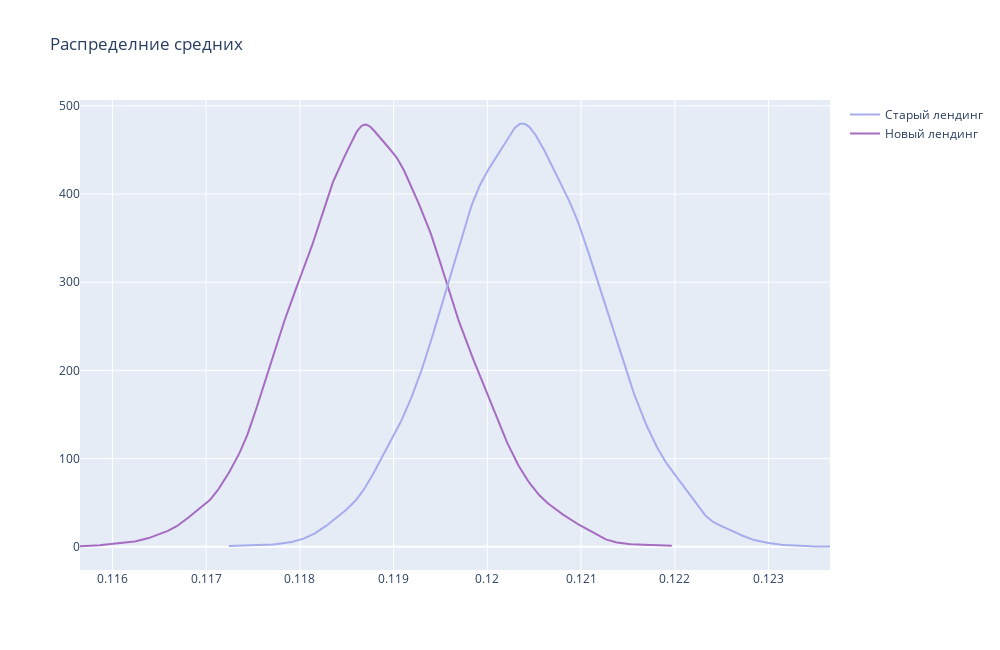

Notebook source saved alongside this figure:
### Code cell
hist_data = [boot_1d.new_page, boot_1d.old_page]

group_labels = ['Новый лендинг', 'Старый лендинг']
colors = ['#A56CC1', '#A6ACEC']

fig = ff.create_distplot(hist_data, group_labels, colors=colors, show_hist=False, bin_size=.01, show_rug=False)

fig.update_layout(height=650, width=1000, title_text='Распределние средних')
fig.show()

display(Image(filename='img/avg_distribution.png', width=800))

### Figure 1 — Plotly figure (JSON) as saved in the notebook; plotly's stock layout.template omitted (floating-point values rounded to 4 significant figures; data arrays with more than 128 entries replaced by an {"elided": "..."} marker saying what was removed)
{"data": [{"legendgroup": "Новый лендинг", "marker": {"color": "#A56CC1"}, "mode": "lines", "name": "Новый лендинг", "showlegend": true, "type": "scatter", "x": {"elided": "500 float values"}, "xaxis": "x", "y": {"elided": "500 float values"}, "yaxis": "y"}, {"legendgroup": "Старый лендинг", "marker": {"color": "#A6ACEC"}, "mode": "lines", "name": "Старый лендинг", "showlegend": true, "type": "scatter", "x": {"elided": "500 float values"}, "xaxis": "x", "y": {"elided": "500 float values"}, "yaxis": "y"}], "layout": {"barmode": "overlay", "height": 650, "hovermode": "closest", "legend": {"traceorder": "reversed"}, "title": {"text": "Распределние средних"}, "width": 1000, "xaxis": {"anchor": "y2", "domain": [0, 1], "zeroline": false}, "yaxis": {"anchor": "free", "domain": [0, 1], "position": 0}}}
